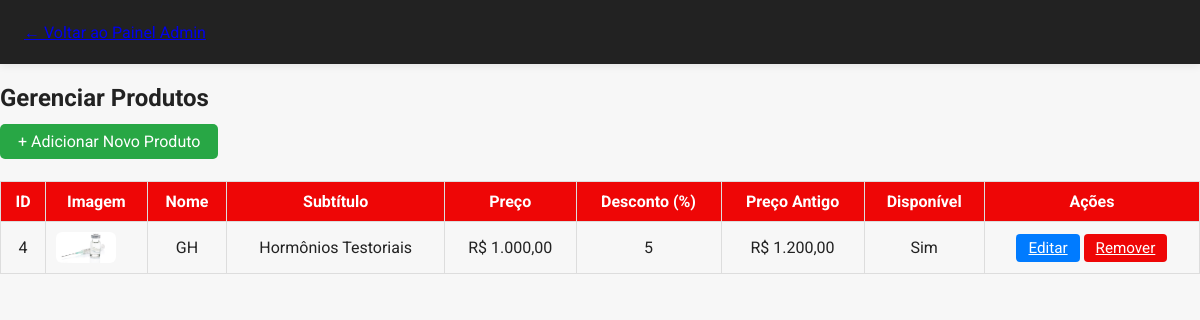
The app's page /produtos_admin.php (signed in) with its own data.
### tables this page shows
CREATE TABLE produtos (
    id INTEGER PRIMARY KEY AUTOINCREMENT,
    nome TEXT NOT NULL,
    subtitulo TEXT,
    preco REAL NOT NULL,
    desconto INTEGER DEFAULT 0,
    preco_antigo REAL,
    imagem TEXT,
    disponivel INTEGER DEFAULT 1
);

### produtos_admin.php (the view, shortened to what this page needs)
<?php
$db = getDB();
$stmt = $db->query('SELECT * FROM produtos ORDER BY id DESC');
$produtos = $stmt->fetchAll(PDO::FETCH_ASSOC);
?>
<!DOCTYPE html>
<html lang="pt-BR">
<head>
    <link rel="stylesheet" href="style.css">
</head>
<body>
    <header>
        <nav>
            <a href="admin.php">&larr; Voltar ao Painel Admin</a>
        </nav>
    </header>
    <main>
        <h2>Gerenciar Produtos</h2>
        <a href="produto_novo.php" class="btn-add">+ Adicionar Novo Produto</a>
        <table class="produtos-table">
            <tr>
                <th>ID</th>
                <th>Imagem</th>
                <th>Nome</th>
                <th>Subtítulo</th>
                <th>Preço</th>
                <th>Desconto (%)</th>
                <th>Preço Antigo</th>
                <th>Disponível</th>
                <th>Ações</th>
            </tr>
            <?php foreach ($produtos as $p): ?>
            <tr>
                <td><?= $p['id'] ?></td>
                <td><?php if ($p['imagem']): ?><img src="<?= htmlspecialchars($p['imagem']) ?>" class="img-thumb"><?php endif; ?></td>
                <td><?= htmlspecialchars($p['nome']) ?></td>
                <td><?= htmlspecialchars($p['subtitulo']) ?></td>
                <td>R$ <?= number_format($p['preco'], 2, ',', '.') ?></td>
                <td><?= (int)$p['desconto'] ?></td>
                <td><?php if ($p['preco_antigo']): ?>R$ <?= number_format($p['preco_antigo'], 2, ',', '.') ?><?php endif; ?></td>
                <td><?= $p['disponivel'] ? 'Sim' : 'Não' ?></td>
                <td>
                    <a href="produto_editar.php?id=<?= $p['id'] ?>" class="btn-edit">Editar</a>
                    <a href="produto_remover.php?id=<?= $p['id'] ?>" class="btn-remove" onclick="return confirm('Tem certeza que deseja remover este produto?');">Remover</a>
                </td>
            </tr>
            <?php endforeach; ?>
        </table>
    </main>
</body>
</html>

### style.css (style rules this page uses)
*, *::before, *::after { box-sizing: border-box; }
body { font-family: 'Roboto', Arial, sans-serif; background: #f7f7f7; color: #222; margin: 0; padding: 0; width: 100vw; overflow-x: hidden; min-height: 100vh; display: flex; flex-direction: column; }
main { flex: 1; max-width: 1200px; width: 100%; margin: 0 auto; }
img, .logo { max-width: 100%; height: auto; display: block; }
header { background: #222; box-shadow: 0 2px 8px rgba(0,0,0,0.08); position: sticky; top: 0; z-index: 100; color: #fff; }
nav { max-width: 1200px; margin: 0 auto; display: flex; align-items: center; justify-content: space-between; padding: 0 24px; height: 64px; }
a { transition: color 0.2s; }

### produtos_admin.php (style rules this page uses)
.produtos-table { width: 100%; border-collapse: collapse; margin: 30px 0; }
.produtos-table th, .produtos-table td { border: 1px solid #ddd; padding: 10px; text-align: center; }
.produtos-table th { background: #ee0606; color: #fff; }
.btn-add { background: #28a745; color: #fff; padding: 8px 18px; border: none; border-radius: 5px; font-size: 1rem; cursor: pointer; margin-bottom: 20px; text-decoration: none; }
.btn-edit, .btn-remove { padding: 5px 12px; border: none; border-radius: 4px; color: #fff; cursor: pointer; font-size: 0.95rem; }
.btn-edit { background: #007bff; }
.btn-remove { background: #ee0606; }
.img-thumb { max-width: 60px; max-height: 60px; border-radius: 6px; }

### records on screen
produtos: id "4", imagem (picture), nome "GH", subtitulo "Hormônios Testoriais", preco "1.000,00", desconto "5", preco_antigo "1.200,00", disponivel "Sim"
